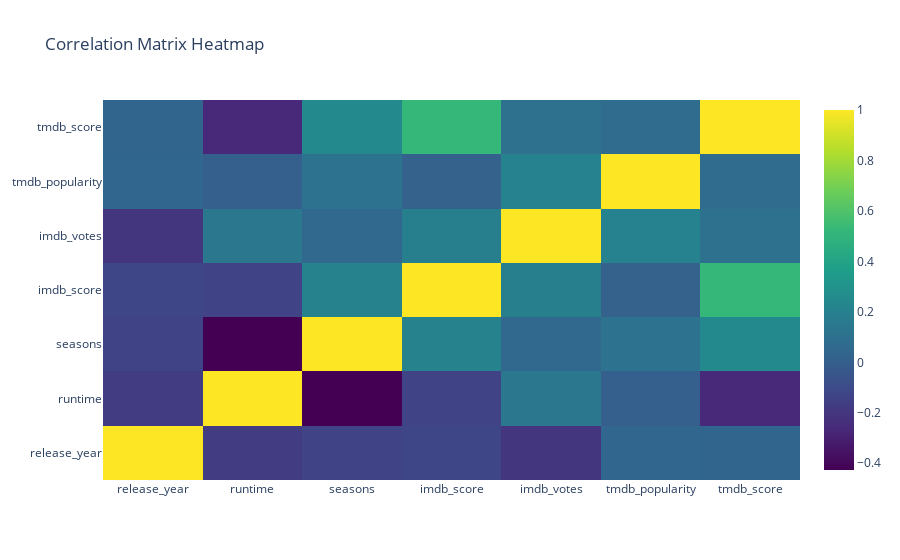

The notebook cell this image was saved under:
### Code cell
multi_analysis.plot_heatmap()

### Figure 1 — Plotly figure (JSON) as saved in the notebook; plotly's stock layout.template omitted (floating-point values rounded to 4 significant figures)
{"data": [{"colorscale": [[0, "#440154"], [0.1111, "#482878"], [0.2222, "#3e4989"], [0.3333, "#31688e"], [0.4444, "#26828e"], [0.5556, "#1f9e89"], [0.6667, "#35b779"], [0.7778, "#6ece58"], [0.8889, "#b5de2b"], [1, "#fde725"]], "type": "heatmap", "x": ["release_year", "runtime", "seasons", "imdb_score", "imdb_votes", "tmdb_popularity", "tmdb_score"], "y": ["release_year", "runtime", "seasons", "imdb_score", "imdb_votes", "tmdb_popularity", "tmdb_score"], "z": [[1, -0.1737, -0.1406, -0.1251, -0.2057, 0.04308, 0.03114], [-0.1737, 1, -0.4266, -0.1408, 0.1429, 0.002528, -0.2699], [-0.1406, -0.4266, 1, 0.211, 0.05535, 0.1111, 0.2442], [-0.1251, -0.1408, 0.211, 1, 0.1899, 0.01726, 0.522], [-0.2057, 0.1429, 0.05535, 0.1899, 1, 0.2088, 0.1051], [0.04308, 0.002528, 0.1111, 0.01726, 0.2088, 1, 0.07179], [0.03114, -0.2699, 0.2442, 0.522, 0.1051, 0.07179, 1]]}], "layout": {"title": {"text": "Correlation Matrix Heatmap"}}}
